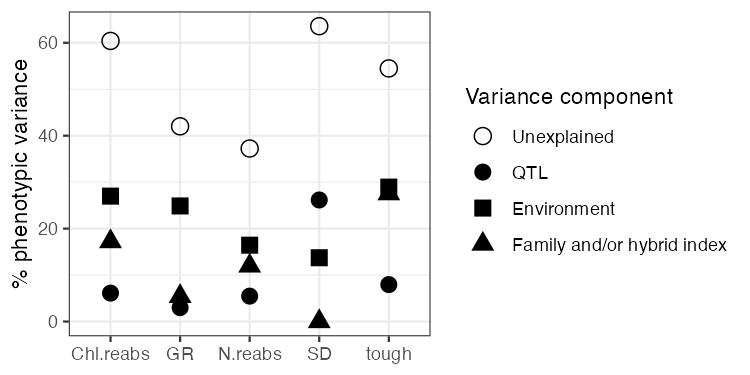

Write the R code that produced this figure.
# QTL_model_variances_plot.R
# Reads *QTL_model_output_251203 summary (fitqtl) text files and plots
# % variance explained by component: unexplained, QTL, other genotypic, environment.
# Run from project root or with setwd to QTL/.

library(dplyr)
library(ggplot2)

# Working directory: use QTL/ if files live there
if (!file.exists("GR_QTL_model_output_251203") &&
    file.exists(file.path("QTL", "GR_QTL_model_output_251203"))) {
  setwd("QTL")
  message("Set working directory to QTL/")
}

# Find all model output files
pattern <- "*_QTL_model_output_251203"
model_files <- list.files(pattern = glob2rx(pattern), full.names = FALSE)
if (length(model_files) == 0) {
  stop("No files matching ", pattern, " found in ", getwd())
}
message("Found ", length(model_files), " model output file(s).")

utils_path <- if (file.exists("fitqtl_summary_utils.R")) {
  "fitqtl_summary_utils.R"
} else {
  file.path("QTL", "fitqtl_summary_utils.R")
}
source(utils_path, local = TRUE)
classify_term <- classify_fitqtl_term

# Process each file and build long data for plotting
plot_data_list <- list()
for (f in model_files) {
  trait <- sub("_QTL_model_output_251203$", "", f)
  parsed <- parse_fitqtl_summary_file(f)
  full_pct <- parsed$full_model_pctvar
  unexplained <- 100 - full_pct
  if (is.na(full_pct)) {
    warning("Could not parse full model %var from ", f)
    next
  }

  # Sum drop-one %var by component
  do <- parsed$drop_one
  do$component <- vapply(do$term, classify_term, character(1))
  do <- do[!is.na(do$component), ]

  sums <- do %>%
    group_by(component) %>%
    summarise(pct_var = sum(pctvar, na.rm = TRUE), .groups = "drop")

  qtl_var <- if (any(sums$component == "QTL")) sums$pct_var[sums$component == "QTL"] else 0
  other_var <- if (any(sums$component == "other_genotypic")) sums$pct_var[sums$component == "other_genotypic"] else 0
  env_var <- if (any(sums$component == "environment")) sums$pct_var[sums$component == "environment"] else 0

  # One row per (trait, component); include unexplained
  plot_data_list[[trait]] <- data.frame(
    trait = trait,
    component = c("Unexplained", "QTL", "Family and/or hybrid index", "Environment"),
    pct_var = c(unexplained, qtl_var, other_var, env_var),
    stringsAsFactors = FALSE
  )
}

plot_data <- bind_rows(plot_data_list)

# Order traits (use order of appearance in files, or alphabetically)
trait_levels <- unique(plot_data$trait)
plot_data$trait <- factor(plot_data$trait, levels = trait_levels)
plot_data$component <- factor(plot_data$component,
  levels = c("Unexplained", "QTL", "Family and/or hybrid index", "Environment"))

# Display labels for x-axis (abbreviations with periods)
trait_labels <- setNames(as.character(trait_levels), trait_levels)
trait_labels["Chlreabs"] <- "Chl.reabs"
trait_labels["Nreabs"]   <- "N.reabs"

# Plot: trait on x, % variance on y. Draw Environment (squares) first, then Family (triangles) on top.
# All points black; Unexplained = open circle (shape 1), others filled.
p <- ggplot(plot_data, aes(x = trait, y = pct_var, shape = component)) +
  geom_point(data = filter(plot_data, component != "Family and/or hybrid index"), size = 3.5, colour = "black") +
  geom_point(data = filter(plot_data, component == "Family and/or hybrid index"), size = 3.5, colour = "black") +
  scale_shape_manual(
    values = c(
      "Unexplained"               = 1,
      "QTL"                       = 16,
      "Family and/or hybrid index" = 17,
      "Environment"               = 15
    ),
    name = "Variance component"
  ) +
  labs(
    x = NULL,
    y = "% phenotypic variance"
  ) +
  scale_x_discrete(labels = trait_labels) +
  theme_bw(base_size = 11) +
  theme(
    axis.text.x = element_text(angle = 0),
    legend.position = "right",
    plot.title = element_text(hjust = 0.5)
  ) +
  ylim(0, NA)

print(p)

# Save
out_pdf <- "QTL_model_variances_plot.pdf"
out_png <- "QTL_model_variances_plot.png"
ggsave(out_pdf, p, width = 5, height = 2.5)
ggsave(out_png, p, width = 5, height = 2.5, dpi = 150)
message("Saved: ", out_pdf, ", ", out_png)

# Optional: save summary table
write.csv(plot_data, "QTL_model_variances_by_trait.csv", row.names = FALSE)
message("Saved: QTL_model_variances_by_trait.csv")
